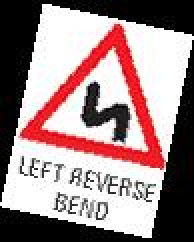
%> input picture Code/datargb/11_-11_lrb.jpg, 97 x 121 px (shown 2 times larger); its folder holds only this picture in this run
$ octave --eval "Training;"   (GNU Octave 9; MATLAB toolbox functions it lacks are replaced by stand-ins)
%> lines starting %> are read from the running program, lines starting %| are printed output that depends on the picture; in (x1, y1, x2, y2) boxes, pixels count from 0 and x2, y2 are one past the last pixel; in counts of white or black regions, pixels touching at a corner belong together; the program's own positions count from 1
%> in Training, a is the input picture: size 121x97x3 uint8; mean R, G, B 157.8, 135.2, 136
### Code/extractSign.m
function [bw]=extractSign(a)
[h,w]=size(a);
%> h = 121; w = 291
scale=1024.0/w;
%> scale = 3.52
a=imresize(a,scale);
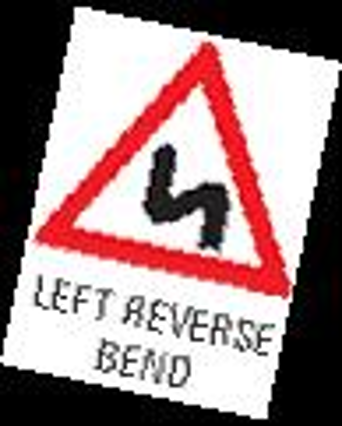
%> a: size 426x342x3 uint8; mean R, G, B 157.6, 135.1, 135.9
%figure(1),imshow(a);
b= a(:,:,1)>75 & a(:,:,2)<75 & a(:,:,3)<75;
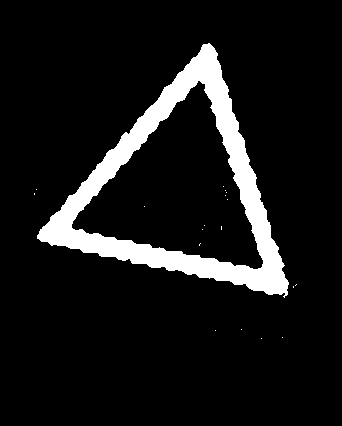
%> b: size 426x342 logical; 9.4% white; 19 white regions (18 under 20 px), largest, box (x1, y1, x2, y2) and area: (37, 43, 289, 298) 13690
b = bwareaopen(b, 10);
%> b: size 426x342 logical; 9.4% white; 1 white region, box (x1, y1, x2, y2) and area: (37, 43, 289, 298) 13690

%figure(2),imshow(b);
cc = bwconncomp(b, 4)
%> cc = 1 connected component

for i=1:cc.NumObjects

    ss(i)=length(cc.PixelIdxList{i});

end
%> this loop made 1 pass

[~,idx]=sort(ss,'descend');
%> idx = 1
grain = false(size(b));
grain(cc.PixelIdxList{idx(1)}) = true;
%figure(3),imshow(grain);
[rows,cols]=find(grain);
%> rows = 13690 values from 44 to 298; cols = 13690 values from 38 to 289
c=grain(min(rows):max(rows),min(cols):max(cols));
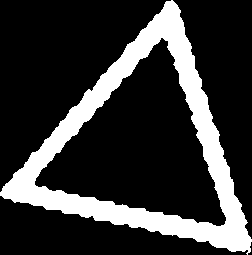
%> c: size 255x252 logical; 21.3% white; 1 white region, box (x1, y1, x2, y2) and area: (0, 0, 252, 255) 13690
%figure(4),imshow(c); % red component
d=a(min(rows):max(rows),min(cols):max(cols),:);
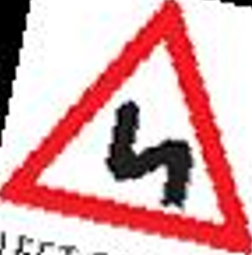
%> d: size 255x252x3 uint8; mean R, G, B 219.4, 168.8, 170.6
%figure(5),imshow(d);
e=(c==0);
[rows,cols]=find(e);
%> rows = 50570 values from 1 to 255; cols = 50570 values from 1 to 252

%figure(6),imshow(e); % ROI
for i=1:length(rows)

    flag=0;

    for jj=1:cols(i)

       if(c(rows(i),jj))
          flag=flag+1;
          break;

       end
    end

    for jj=cols(i):size(c,2)

       if(c(rows(i),jj))
          flag=flag+1;
          break;

       end
    end


    for ii=1:rows(i)

       if(c(ii,cols(i)))
          flag=flag+1;
          break;

       end
    end


    for ii=rows(i):size(c,1)

       if(c(ii,cols(i))==1)
          flag=flag+1;
          break;

       end
    end

    if flag~=4
        d(rows(i),cols(i),:)=0;
        e(rows(i),cols(i))=0;
    end

end

%figure(7),imshow(d);
%figure(8),imshow(e);
[rows,cols]=find(~e);
f=d;
%%figure(9),imshow(f);
for i=1:length(rows)
    f(rows(i),cols(i),:)=0;
end
%figure(9),imshow(f);
%imwrite(rgb2gray(f),'C:\Extras\data\minor_project\datagray\45.jpg');

level = graythresh(f);
bw = im2bw(f,level);
bw = bwareaopen(bw, 1);

bw=imresize(bw,[64 64]);

%figure(10),imshow(bw);

### Code/Training.m
function Training()

[file_namesX]=dir('datargb/*.jpg');
mkdir('training_images');
kk=0;
DataTrain=[];
for x=1:length(file_namesX(:,1))
kk=kk+1;
a=imread(sprintf('datargb/%s',file_namesX(x,:).name));

[bw]=extractSign(a);
DataTrain(:,kk)=bw(:);
imwrite(bw,sprintf('training_images/%s',file_namesX(x,:).name));
end
% PCA
dim=min([size(DataTrain,1)/2 size(DataTrain,2)/2]);
[princComp,meanVec,projectimg,LInv]=PCA_Train(DataTrain,dim);
save('PCA_DATA.mat','DataTrain','princComp','meanVec','projectimg','LInv');


'training complete'
%> (the run ends here)
